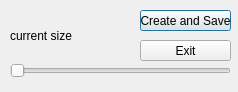
<?xml version="1.0" encoding="UTF-8"?>
<ui version="4.0">
 <class>MakeSymmetricKey</class>
 <widget class="QDialog" name="MakeSymmetricKey">
  <property name="geometry">
   <rect>
    <x>0</x>
    <y>0</y>
    <width>238</width>
    <height>92</height>
   </rect>
  </property>
  <property name="windowTitle">
   <string>Make key Symetric</string>
  </property>
  <widget class="QLabel" name="size_key">
   <property name="geometry">
    <rect>
     <x>10</x>
     <y>20</y>
     <width>121</width>
     <height>31</height>
    </rect>
   </property>
   <property name="text">
    <string>current size</string>
   </property>
  </widget>
  <widget class="QPushButton" name="save_to">
   <property name="geometry">
    <rect>
     <x>140</x>
     <y>10</y>
     <width>91</width>
     <height>21</height>
    </rect>
   </property>
   <property name="text">
    <string>Create and Save</string>
   </property>
  </widget>
  <widget class="QSlider" name="size_key_slider">
   <property name="geometry">
    <rect>
     <x>10</x>
     <y>60</y>
     <width>221</width>
     <height>21</height>
    </rect>
   </property>
   <property name="minimum">
    <number>16</number>
   </property>
   <property name="maximum">
    <number>1024</number>
   </property>
   <property name="singleStep">
    <number>1</number>
   </property>
   <property name="orientation">
    <enum>Qt::Horizontal</enum>
   </property>
  </widget>
  <widget class="QPushButton" name="exit">
   <property name="geometry">
    <rect>
     <x>140</x>
     <y>40</y>
     <width>91</width>
     <height>21</height>
    </rect>
   </property>
   <property name="text">
    <string>Exit</string>
   </property>
  </widget>
 </widget>
 <resources/>
 <connections/>
</ui>
